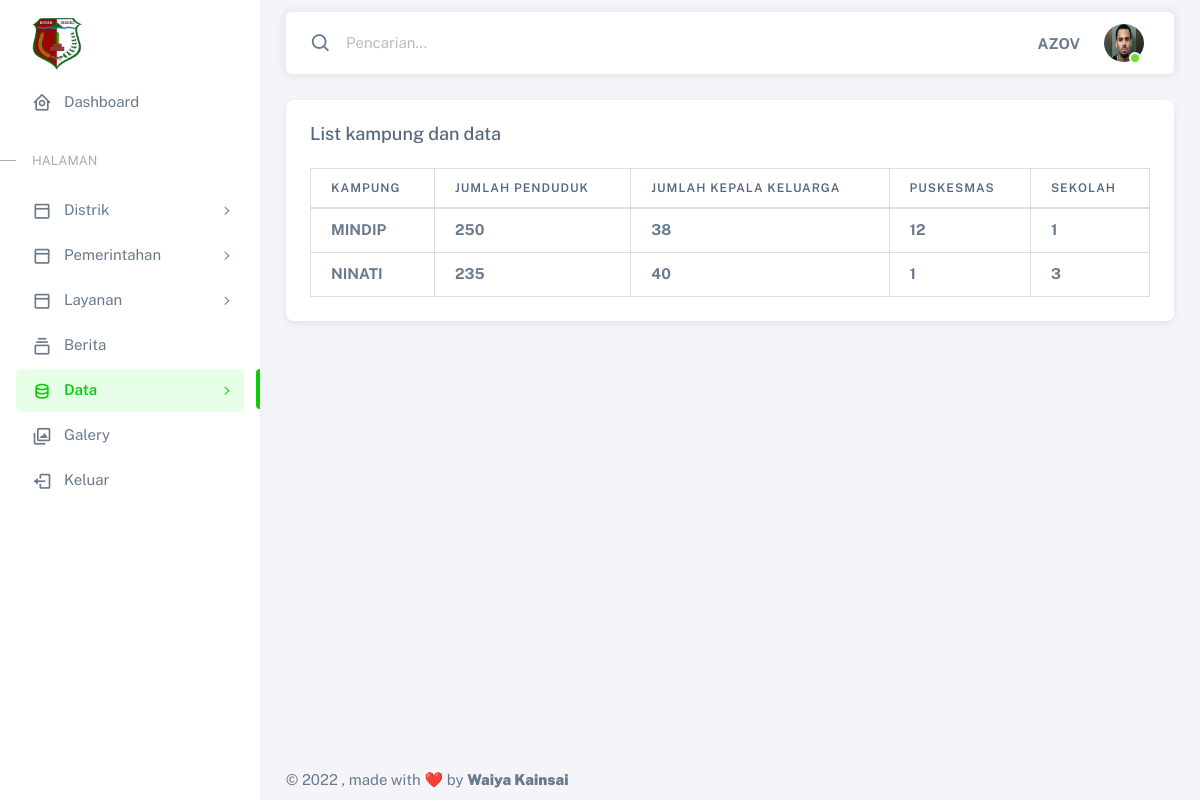
The app's page /panel/data/ (signed in) with its own data.
### panel/models.py (models this page shows)
class UserProfile(models.Model):
    user = models.OneToOneField(User, on_delete=models.CASCADE)
    first_name = models.CharField(max_length=100, null=True)
    last_name = models.CharField(max_length=100, null=True)
    phone = models.CharField(max_length=12, null=True)
    foto = models.ImageField(blank=True, null=True, upload_to="image/")

### statistik/models.py (models this page shows, shortened)
class DataPerKampung(models.Model):
    nama_kampung = models.CharField(max_length=100, null=True)
    jumlah_jiwa = models.IntegerField()
    kk = models.IntegerField()
    puskesmas = models.IntegerField()
    sekolah = models.IntegerField()

### panel/views.py (the view)
# urls.py: path('data/',views.data, name='data'),
@login_required(login_url='panel:login')
def data(request):
    groupcheck = Group.objects.get(name= 'admin')
    datakampung = DataPerKampung.objects.all()
    context = {
        'title':'Panel | Data kampung',
        'judul': 'List kampung dan data',
        'data':datakampung,
        'groupcheck': groupcheck,
    }
    return render(request, 'panel/data.html', context)

### templates/panel/data.html (shortened to what this page needs)
{% extends '../adminbase.html' %}
{% load static %}
{% block content %}
<div>
  <div class="card">
        <h5 class="card-header">{{ judul }}</h5>
        <div class="card-body">
            <div class="table-responsive text-nowrap">
                <table class="table table-bordered">
                  <thead>
                    <tr>
                      <th>Kampung</th>
                      <th>Jumlah Penduduk</th>
                      <th>Jumlah Kepala Keluarga</th>
                      <th>Puskesmas</th>
                      <th>Sekolah</th>
                    </tr>
                  </thead>
                  <tbody>
                    {% if data %}
                      {% for data in data %}
                      <tr>
                        <td>
                          <a href="#" style="color: #697a8d;"><strong>{{data.nama_kampung|upper}}</strong></a>
                        </td>
                        <td><strong>{{data.jumlah_jiwa}}</strong></td>
                        <td><strong>{{data.kk}}</strong></td>
                        <td><strong>{{data.puskesmas}}</strong></td>
                        <td><strong>{{data.sekolah}}</strong></td>
                      </tr>
                    {% endfor %}
                    {% endif %}
                  </tbody>
                </table>
              </div>
        </div>
    </div>
</div>
{% endblock content %}

### templates/adminbase.html (shortened to what this page needs)
{% load static %}
<!DOCTYPE html>
<html
  lang="en"
  class="light-style layout-menu-fixed"
  dir="ltr"
  data-theme="theme-default"
  data-assets-path="../assets/"
  data-template="vertical-menu-template-free"
>
  <head>
    <link rel="stylesheet" href=" {% static 'vendor/fonts/boxicons.css' %}" />
    <link rel="stylesheet" href="{% static 'vendor/css/core.css' %}" class="template-customizer-core-css" />
    <link rel="stylesheet" href="{% static 'vendor/css/theme-default.css' %}" class="template-customizer-theme-css" />
    <link rel="stylesheet" href="{% static 'vendor/css/organisasi.css' %}" class="template-customizer-theme-css" />
    <link rel="stylesheet" href="{% static 'css/demo.css' %}" />
    <link rel="stylesheet" href="{% static 'vendor/libs/perfect-scrollbar/perfect-scrollbar.css' %}" />
    <link rel="stylesheet" href="{% static 'vendor/libs/apex-charts/apex-charts.css' %}" />
  </head>
  <body onload="startTime()">
    <div class="layout-wrapper layout-content-navbar">
      <div class="layout-container">
        {% include 'panel/admin_menu.html' %}
        <div class="layout-page">
          <nav
            class="layout-navbar container-xxl navbar navbar-expand-xl navbar-detached align-items-center bg-navbar-theme"
            id="layout-navbar"
          >
            <div class="navbar-nav-right d-flex align-items-center" id="navbar-collapse">
              <div class="navbar-nav align-items-center">
                <div class="nav-item d-flex align-items-center">
                  <i class="bx bx-search fs-4 lh-0"></i>
                  <input
                    type="text"
                    class="form-control border-0 shadow-none"
                    placeholder="Pencarian..."
                    aria-label="Search..."
                  />
                </div>
              </div>
              <ul class="navbar-nav flex-row align-items-center ms-auto">
                <li class="nav-item lh-1 me-3">
                  <strong >{{request.user|upper}}</strong>
                </li>
                <li class="nav-item navbar-dropdown dropdown-user dropdown">
                  <a class="nav-link dropdown-toggle hide-arrow" href="javascript:void(0);" data-bs-toggle="dropdown">
                    <div class="avatar avatar-online">
                      {% if request.user.userprofile.foto %}
                      <img src="{{ request.user.userprofile.foto.url }}" alt class="w-px-40 h-saja rounded-circle" />
                      {% else %}
                      <img src="{% static 'img/user_blank.png' %}" alt class="w-px-40 h-auto rounded-circle" />
                      {% endif %}
                    </div>
                  </a>
                </li>
              </ul>
            </div>
          </nav>
          <div class="content-wrapper">
            <div class="container-xxl flex-grow-1 container-p-y">
            {% block content %}
            {% endblock content %}
            </div>
            <footer class="content-footer footer bg-footer-theme">
              <div class="container-xxl d-flex flex-wrap justify-content-between py-2 flex-md-row flex-column">
                <div class="mb-2 mb-md-0">
                  ©
                  , made with ❤️ by
                  <a href="#" target="_blank" class="footer-link fw-bolder">Waiya Kainsai</a>
                </div>
              </div>
            </footer>
          </div>
        </div>
      </div>
    </div>
  </body>
</html>

### records on screen
DataPerKampung: nama_kampung "MINDIP", jumlah_jiwa "250", kk "38", puskesmas "12", sekolah "1"
DataPerKampung: nama_kampung "NINATI", jumlah_jiwa "235", kk "40", puskesmas "1", sekolah "3"

### other values on screen
{{ request.user|upper }} "AZOV"
{{ judul }} "List kampung dan data"
